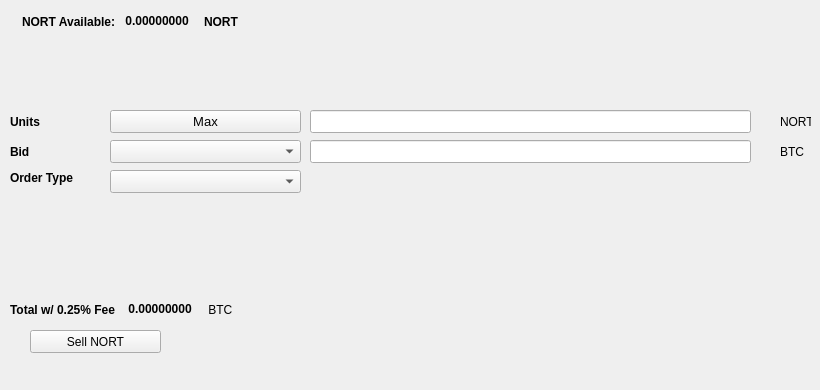
   <widget class="QWidget" name="SellTab">
    <attribute name="title">
     <string>Sell</string>
    </attribute>
    <widget class="QLabel" name="label_16">
     <property name="geometry">
      <rect>
       <x>780</x>
       <y>140</y>
       <width>31</width>
       <height>23</height>
      </rect>
     </property>
     <property name="text">
      <string>BTC</string>
     </property>
    </widget>
    <widget class="QComboBox" name="SellBidcomboBox">
     <property name="geometry">
      <rect>
       <x>110</x>
       <y>140</y>
       <width>191</width>
       <height>23</height>
      </rect>
     </property>
     <property name="font">
      <font>
       <pointsize>10</pointsize>
      </font>
     </property>
    </widget>
    <widget class="QLabel" name="label_18">
     <property name="geometry">
      <rect>
       <x>10</x>
       <y>110</y>
       <width>46</width>
       <height>23</height>
      </rect>
     </property>
     <property name="font">
      <font>
       <weight>75</weight>
       <bold>true</bold>
      </font>
     </property>
     <property name="text">
      <string>Units</string>
     </property>
    </widget>
    <widget class="QPushButton" name="Sell_Max_Amount">
     <property name="geometry">
      <rect>
       <x>110</x>
       <y>110</y>
       <width>191</width>
       <height>23</height>
      </rect>
     </property>
     <property name="font">
      <font>
       <pointsize>10</pointsize>
      </font>
     </property>
     <property name="text">
      <string>Max</string>
     </property>
    </widget>
    <widget class="QLabel" name="label_20">
     <property name="geometry">
      <rect>
       <x>10</x>
       <y>170</y>
       <width>91</width>
       <height>16</height>
      </rect>
     </property>
     <property name="font">
      <font>
       <weight>75</weight>
       <bold>true</bold>
      </font>
     </property>
     <property name="text">
      <string>Order Type</string>
     </property>
    </widget>
    <widget class="QComboBox" name="SellOrdertypeCombo">
     <property name="geometry">
      <rect>
       <x>110</x>
       <y>170</y>
       <width>191</width>
       <height>23</height>
      </rect>
     </property>
     <property name="font">
      <font>
       <pointsize>10</pointsize>
      </font>
     </property>
    </widget>
    <widget class="QLabel" name="label_21">
     <property name="geometry">
      <rect>
       <x>10</x>
       <y>140</y>
       <width>46</width>
       <height>23</height>
      </rect>
     </property>
     <property name="font">
      <font>
       <weight>75</weight>
       <bold>true</bold>
      </font>
     </property>
     <property name="text">
      <string>Bid</string>
     </property>
    </widget>
    <widget class="QLabel" name="label_22">
     <property name="geometry">
      <rect>
       <x>780</x>
       <y>110</y>
       <width>31</width>
       <height>23</height>
      </rect>
     </property>
     <property name="text">
      <string>NORT</string>
     </property>
    </widget>
    <widget class="QLineEdit" name="UnitsInputNORT">
     <property name="geometry">
      <rect>
       <x>310</x>
       <y>110</y>
       <width>441</width>
       <height>23</height>
      </rect>
     </property>
     <property name="font">
      <font>
       <pointsize>9</pointsize>
       <weight>75</weight>
       <bold>true</bold>
      </font>
     </property>
    </widget>
    <widget class="QLineEdit" name="SellBidPriceEdit">
     <property name="geometry">
      <rect>
       <x>310</x>
       <y>140</y>
       <width>441</width>
       <height>23</height>
      </rect>
     </property>
     <property name="font">
      <font>
       <pointsize>9</pointsize>
       <weight>75</weight>
       <bold>true</bold>
      </font>
     </property>
    </widget>
    <widget class="QPushButton" name="SellNORTBTN">
     <property name="geometry">
      <rect>
       <x>30</x>
       <y>330</y>
       <width>131</width>
       <height>23</height>
      </rect>
     </property>
     <property name="text">
      <string>Sell NORT</string>
     </property>
     <property name="icon">
      <iconset resource="../northern">
       <normaloff>:/icons/bitcoin</normaloff>:/icons/bitcoin</iconset>
     </property>
    </widget>
    <widget class="QWidget" name="layoutWidget3">
     <property name="geometry">
      <rect>
       <x>22</x>
       <y>12</y>
       <width>258</width>
       <height>19</height>
      </rect>
     </property>
     <layout class="QHBoxLayout" name="horizontalLayout">
      <item>
       <widget class="QLabel" name="label232_2">
        <property name="font">
         <font>
          <weight>75</weight>
          <bold>true</bold>
         </font>
        </property>
        <property name="text">
         <string>NORT Available:</string>
        </property>
       </widget>
      </item>
      <item>
       <widget class="QLabel" name="NORTAvailableLabel">
        <property name="palette">
         <palette>
          <active>
           <colorrole role="WindowText">
            <brush brushstyle="SolidPattern">
             <color alpha="255">
              <red>0</red>
              <green>0</green>
              <blue>0</blue>
             </color>
            </brush>
           </colorrole>
           <colorrole role="Button">
            <brush brushstyle="SolidPattern">
             <color alpha="255">
              <red>0</red>
              <green>170</green>
              <blue>0</blue>
             </color>
            </brush>
           </colorrole>
           <colorrole role="Light">
            <brush brushstyle="SolidPattern">
             <color alpha="255">
              <red>0</red>
              <green>255</green>
              <blue>0</blue>
             </color>
            </brush>
           </colorrole>
           <colorrole role="Midlight">
            <brush brushstyle="SolidPattern">
             <color alpha="255">
              <red>0</red>
              <green>212</green>
              <blue>0</blue>
             </color>
            </brush>
           </colorrole>
           <colorrole role="Dark">
            <brush brushstyle="SolidPattern">
             <color alpha="255">
              <red>0</red>
              <green>85</green>
              <blue>0</blue>
             </color>
            </brush>
           </colorrole>
           <colorrole role="Mid">
            <brush brushstyle="SolidPattern">
             <color alpha="255">
              <red>0</red>
              <green>113</green>
              <blue>0</blue>
             </color>
            </brush>
           </colorrole>
           <colorrole role="Text">
            <brush brushstyle="SolidPattern">
             <color alpha="255">
              <red>0</red>
              <green>170</green>
              <blue>0</blue>
             </color>
            </brush>
           </colorrole>
           <colorrole role="BrightText">
            <brush brushstyle="SolidPattern">
             <color alpha="255">
              <red>255</red>
              <green>255</green>
              <blue>255</blue>
             </color>
            </brush>
           </colorrole>
           <colorrole role="ButtonText">
            <brush brushstyle="SolidPattern">
             <color alpha="255">
              <red>0</red>
              <green>0</green>
              <blue>0</blue>
             </color>
            </brush>
           </colorrole>
           <colorrole role="Base">
            <brush brushstyle="SolidPattern">
             <color alpha="255">
              <red>255</red>
              <green>255</green>
              <blue>255</blue>
             </color>
            </brush>
           </colorrole>
           <colorrole role="Window">
            <brush brushstyle="SolidPattern">
             <color alpha="255">
              <red>0</red>
              <green>170</green>
              <blue>0</blue>
             </color>
            </brush>
           </colorrole>
           <colorrole role="Shadow">
            <brush brushstyle="SolidPattern">
             <color alpha="255">
              <red>0</red>
              <green>0</green>
              <blue>0</blue>
             </color>
            </brush>
           </colorrole>
           <colorrole role="AlternateBase">
            <brush brushstyle="SolidPattern">
             <color alpha="255">
              <red>127</red>
              <green>212</green>
              <blue>127</blue>
             </color>
            </brush>
           </colorrole>
           <colorrole role="ToolTipBase">
            <brush brushstyle="SolidPattern">
             <color alpha="255">
              <red>255</red>
              <green>255</green>
              <blue>220</blue>
             </color>
            </brush>
           </colorrole>
           <colorrole role="ToolTipText">
            <brush brushstyle="SolidPattern">
             <color alpha="255">
              <red>0</red>
              <green>0</green>
              <blue>0</blue>
             </color>
            </brush>
           </colorrole>
          </active>
          <inactive>
           <colorrole role="WindowText">
            <brush brushstyle="SolidPattern">
             <color alpha="255">
              <red>0</red>
              <green>0</green>
              <blue>0</blue>
             </color>
            </brush>
           </colorrole>
           <colorrole role="Button">
            <brush brushstyle="SolidPattern">
             <color alpha="255">
              <red>0</red>
              <green>170</green>
              <blue>0</blue>
             </color>
            </brush>
           </colorrole>
           <colorrole role="Light">
            <brush brushstyle="SolidPattern">
             <color alpha="255">
              <red>0</red>
              <green>255</green>
              <blue>0</blue>
             </color>
            </brush>
           </colorrole>
           <colorrole role="Midlight">
            <brush brushstyle="SolidPattern">
             <color alpha="255">
              <red>0</red>
              <green>212</green>
              <blue>0</blue>
             </color>
            </brush>
           </colorrole>
           <colorrole role="Dark">
            <brush brushstyle="SolidPattern">
             <color alpha="255">
              <red>0</red>
              <green>85</green>
              <blue>0</blue>
             </color>
            </brush>
           </colorrole>
           <colorrole role="Mid">
            <brush brushstyle="SolidPattern">
             <color alpha="255">
              <red>0</red>
              <green>113</green>
              <blue>0</blue>
             </color>
            </brush>
           </colorrole>
           <colorrole role="Text">
            <brush brushstyle="SolidPattern">
             <color alpha="255">
              <red>0</red>
              <green>170</green>
              <blue>0</blue>
             </color>
            </brush>
           </colorrole>
           <colorrole role="BrightText">
            <brush brushstyle="SolidPattern">
             <color alpha="255">
              <red>255</red>
              <green>255</green>
              <blue>255</blue>
             </color>
            </brush>
           </colorrole>
           <colorrole role="ButtonText">
            <brush brushstyle="SolidPattern">
             <color alpha="255">
              <red>0</red>
              <green>0</green>
              <blue>0</blue>
             </color>
            </brush>
           </colorrole>
           <colorrole role="Base">
            <brush brushstyle="SolidPattern">
             <color alpha="255">
              <red>255</red>
              <green>255</green>
              <blue>255</blue>
             </color>
            </brush>
           </colorrole>
           <colorrole role="Window">
            <brush brushstyle="SolidPattern">
             <color alpha="255">
              <red>0</red>
              <green>170</green>
              <blue>0</blue>
             </color>
            </brush>
           </colorrole>
           <colorrole role="Shadow">
            <brush brushstyle="SolidPattern">
             <color alpha="255">
              <red>0</red>
              <green>0</green>
              <blue>0</blue>
             </color>
            </brush>
           </colorrole>
           <colorrole role="AlternateBase">
            <brush brushstyle="SolidPattern">
             <color alpha="255">
              <red>127</red>
              <green>212</green>
              <blue>127</blue>
             </color>
            </brush>
           </colorrole>
           <colorrole role="ToolTipBase">
            <brush brushstyle="SolidPattern">
             <color alpha="255">
              <red>255</red>
              <green>255</green>
              <blue>220</blue>
             </color>
            </brush>
           </colorrole>
           <colorrole role="ToolTipText">
            <brush brushstyle="SolidPattern">
             <color alpha="255">
              <red>0</red>
              <green>0</green>
              <blue>0</blue>
             </color>
            </brush>
           </colorrole>
          </inactive>
          <disabled>
           <colorrole role="WindowText">
            <brush brushstyle="SolidPattern">
             <color alpha="255">
              <red>0</red>
              <green>85</green>
              <blue>0</blue>
             </color>
            </brush>
           </colorrole>
           <colorrole role="Button">
            <brush brushstyle="SolidPattern">
             <color alpha="255">
              <red>0</red>
              <green>170</green>
              <blue>0</blue>
             </color>
            </brush>
           </colorrole>
           <colorrole role="Light">
            <brush brushstyle="SolidPattern">
             <color alpha="255">
              <red>0</red>
              <green>255</green>
              <blue>0</blue>
             </color>
            </brush>
           </colorrole>
           <colorrole role="Midlight">
            <brush brushstyle="SolidPattern">
             <color alpha="255">
              <red>0</red>
              <green>212</green>
              <blue>0</blue>
             </color>
            </brush>
           </colorrole>
           <colorrole role="Dark">
            <brush brushstyle="SolidPattern">
             <color alpha="255">
              <red>0</red>
              <green>85</green>
              <blue>0</blue>
             </color>
            </brush>
           </colorrole>
           <colorrole role="Mid">
            <brush brushstyle="SolidPattern">
             <color alpha="255">
              <red>0</red>
              <green>113</green>
              <blue>0</blue>
             </color>
            </brush>
           </colorrole>
           <colorrole role="Text">
            <brush brushstyle="SolidPattern">
             <color alpha="255">
              <red>0</red>
              <green>85</green>
              <blue>0</blue>
             </color>
            </brush>
           </colorrole>
           <colorrole role="BrightText">
            <brush brushstyle="SolidPattern">
             <color alpha="255">
              <red>255</red>
              <green>255</green>
              <blue>255</blue>
             </color>
            </brush>
           </colorrole>
           <colorrole role="ButtonText">
            <brush brushstyle="SolidPattern">
             <color alpha="255">
              <red>0</red>
              <green>85</green>
              <blue>0</blue>
             </color>
            </brush>
           </colorrole>
           <colorrole role="Base">
            <brush brushstyle="SolidPattern">
             <color alpha="255">
              <red>0</red>
              <green>170</green>
              <blue>0</blue>
             </color>
            </brush>
           </colorrole>
           <colorrole role="Window">
            <brush brushstyle="SolidPattern">
             <color alpha="255">
              <red>0</red>
              <green>170</green>
              <blue>0</blue>
             </color>
            </brush>
           </colorrole>
           <colorrole role="Shadow">
            <brush brushstyle="SolidPattern">
             <color alpha="255">
              <red>0</red>
              <green>0</green>
              <blue>0</blue>
             </color>
            </brush>
           </colorrole>
           <colorrole role="AlternateBase">
            <brush brushstyle="SolidPattern">
             <color alpha="255">
              <red>0</red>
              <green>170</green>
              <blue>0</blue>
             </color>
            </brush>
           </colorrole>
           <colorrole role="ToolTipBase">
            <brush brushstyle="SolidPattern">
             <color alpha="255">
              <red>255</red>
              <green>255</green>
              <blue>220</blue>
             </color>
            </brush>
           </colorrole>
           <colorrole role="ToolTipText">
            <brush brushstyle="SolidPattern">
             <color alpha="255">
              <red>0</red>
              <green>0</green>
              <blue>0</blue>
             </color>
            </brush>
           </colorrole>
          </disabled>
         </palette>
        </property>
        <property name="font">
         <font>
          <weight>75</weight>
          <bold>true</bold>
         </font>
        </property>
        <property name="text">
         <string> 0.00000000 </string>
        </property>
        <property name="textInteractionFlags">
         <set>Qt::LinksAccessibleByMouse|Qt::TextSelectableByKeyboard|Qt::TextSelectableByMouse</set>
        </property>
       </widget>
      </item>
      <item>
       <widget class="QLabel" name="labelNORT">
        <property name="font">
         <font>
          <weight>75</weight>
          <bold>true</bold>
         </font>
        </property>
        <property name="text">
         <string>NORT</string>
        </property>
       </widget>
      </item>
     </layout>
    </widget>
    <widget class="QWidget" name="layoutWidget">
     <property name="geometry">
      <rect>
       <x>10</x>
       <y>300</y>
       <width>268</width>
       <height>19</height>
      </rect>
     </property>
     <layout class="QHBoxLayout" name="horizontalLayout_2">
      <item>
       <widget class="QLabel" name="label_19">
        <property name="font">
         <font>
          <weight>75</weight>
          <bold>true</bold>
         </font>
        </property>
        <property name="text">
         <string>Total w/ 0.25% Fee </string>
        </property>
       </widget>
      </item>
      <item>
       <widget class="QLabel" name="SellCostLabel">
        <property name="palette">
         <palette>
          <active>
           <colorrole role="WindowText">
            <brush brushstyle="SolidPattern">
             <color alpha="255">
              <red>0</red>
              <green>0</green>
              <blue>0</blue>
             </color>
            </brush>
           </colorrole>
           <colorrole role="Button">
            <brush brushstyle="SolidPattern">
             <color alpha="255">
              <red>0</red>
              <green>170</green>
              <blue>0</blue>
             </color>
            </brush>
           </colorrole>
           <colorrole role="Light">
            <brush brushstyle="SolidPattern">
             <color alpha="255">
              <red>0</red>
              <green>255</green>
              <blue>0</blue>
             </color>
            </brush>
           </colorrole>
           <colorrole role="Midlight">
            <brush brushstyle="SolidPattern">
             <color alpha="255">
              <red>0</red>
              <green>212</green>
              <blue>0</blue>
             </color>
            </brush>
           </colorrole>
           <colorrole role="Dark">
            <brush brushstyle="SolidPattern">
             <color alpha="255">
              <red>0</red>
              <green>85</green>
              <blue>0</blue>
             </color>
            </brush>
           </colorrole>
           <colorrole role="Mid">
            <brush brushstyle="SolidPattern">
             <color alpha="255">
              <red>0</red>
              <green>113</green>
              <blue>0</blue>
             </color>
            </brush>
           </colorrole>
           <colorrole role="Text">
            <brush brushstyle="SolidPattern">
             <color alpha="255">
              <red>0</red>
              <green>170</green>
              <blue>0</blue>
             </color>
            </brush>
           </colorrole>
           <colorrole role="BrightText">
            <brush brushstyle="SolidPattern">
             <color alpha="255">
              <red>255</red>
              <green>255</green>
              <blue>255</blue>
             </color>
            </brush>
           </colorrole>
           <colorrole role="ButtonText">
            <brush brushstyle="SolidPattern">
             <color alpha="255">
              <red>0</red>
              <green>0</green>
              <blue>0</blue>
             </color>
            </brush>
           </colorrole>
           <colorrole role="Base">
            <brush brushstyle="SolidPattern">
             <color alpha="255">
              <red>255</red>
              <green>255</green>
              <blue>255</blue>
             </color>
            </brush>
           </colorrole>
           <colorrole role="Window">
            <brush brushstyle="SolidPattern">
             <color alpha="255">
              <red>0</red>
              <green>170</green>
              <blue>0</blue>
             </color>
            </brush>
           </colorrole>
           <colorrole role="Shadow">
            <brush brushstyle="SolidPattern">
             <color alpha="255">
              <red>0</red>
              <green>0</green>
              <blue>0</blue>
             </color>
            </brush>
           </colorrole>
           <colorrole role="AlternateBase">
            <brush brushstyle="SolidPattern">
             <color alpha="255">
              <red>127</red>
              <green>212</green>
              <blue>127</blue>
             </color>
            </brush>
           </colorrole>
           <colorrole role="ToolTipBase">
            <brush brushstyle="SolidPattern">
             <color alpha="255">
              <red>255</red>
              <green>255</green>
              <blue>220</blue>
             </color>
            </brush>
           </colorrole>
           <colorrole role="ToolTipText">
            <brush brushstyle="SolidPattern">
             <color alpha="255">
              <red>0</red>
              <green>0</green>
              <blue>0</blue>
             </color>
            </brush>
           </colorrole>
          </active>
          <inactive>
           <colorrole role="WindowText">
            <brush brushstyle="SolidPattern">
             <color alpha="255">
              <red>0</red>
              <green>0</green>
              <blue>0</blue>
             </color>
            </brush>
           </colorrole>
           <colorrole role="Button">
            <brush brushstyle="SolidPattern">
             <color alpha="255">
              <red>0</red>
              <green>170</green>
              <blue>0</blue>
             </color>
            </brush>
           </colorrole>
           <colorrole role="Light">
            <brush brushstyle="SolidPattern">
             <color alpha="255">
              <red>0</red>
              <green>255</green>
              <blue>0</blue>
             </color>
            </brush>
           </colorrole>
           <colorrole role="Midlight">
            <brush brushstyle="SolidPattern">
             <color alpha="255">
              <red>0</red>
              <green>212</green>
              <blue>0</blue>
             </color>
            </brush>
           </colorrole>
           <colorrole role="Dark">
            <brush brushstyle="SolidPattern">
             <color alpha="255">
              <red>0</red>
              <green>85</green>
              <blue>0</blue>
             </color>
            </brush>
           </colorrole>
           <colorrole role="Mid">
            <brush brushstyle="SolidPattern">
             <color alpha="255">
              <red>0</red>
              <green>113</green>
              <blue>0</blue>
             </color>
            </brush>
           </colorrole>
           <colorrole role="Text">
            <brush brushstyle="SolidPattern">
             <color alpha="255">
              <red>0</red>
              <green>170</green>
              <blue>0</blue>
             </color>
            </brush>
           </colorrole>
           <colorrole role="BrightText">
            <brush brushstyle="SolidPattern">
             <color alpha="255">
              <red>255</red>
              <green>255</green>
              <blue>255</blue>
             </color>
            </brush>
           </colorrole>
           <colorrole role="ButtonText">
            <brush brushstyle="SolidPattern">
             <color alpha="255">
              <red>0</red>
              <green>0</green>
              <blue>0</blue>
             </color>
            </brush>
           </colorrole>
           <colorrole role="Base">
            <brush brushstyle="SolidPattern">
             <color alpha="255">
              <red>255</red>
              <green>255</green>
              <blue>255</blue>
             </color>
            </brush>
           </colorrole>
           <colorrole role="Window">
            <brush brushstyle="SolidPattern">
             <color alpha="255">
              <red>0</red>
              <green>170</green>
              <blue>0</blue>
             </color>
            </brush>
           </colorrole>
           <colorrole role="Shadow">
            <brush brushstyle="SolidPattern">
             <color alpha="255">
              <red>0</red>
              <green>0</green>
              <blue>0</blue>
             </color>
            </brush>
           </colorrole>
           <colorrole role="AlternateBase">
            <brush brushstyle="SolidPattern">
             <color alpha="255">
              <red>127</red>
              <green>212</green>
              <blue>127</blue>
             </color>
            </brush>
           </colorrole>
           <colorrole role="ToolTipBase">
            <brush brushstyle="SolidPattern">
             <color alpha="255">
              <red>255</red>
              <green>255</green>
              <blue>220</blue>
             </color>
            </brush>
           </colorrole>
           <colorrole role="ToolTipText">
            <brush brushstyle="SolidPattern">
             <color alpha="255">
              <red>0</red>
              <green>0</green>
              <blue>0</blue>
             </color>
            </brush>
           </colorrole>
          </inactive>
          <disabled>
           <colorrole role="WindowText">
            <brush brushstyle="SolidPattern">
             <color alpha="255">
              <red>0</red>
              <green>85</green>
              <blue>0</blue>
             </color>
            </brush>
           </colorrole>
           <colorrole role="Button">
            <brush brushstyle="SolidPattern">
             <color alpha="255">
              <red>0</red>
              <green>170</green>
              <blue>0</blue>
             </color>
            </brush>
           </colorrole>
           <colorrole role="Light">
            <brush brushstyle="SolidPattern">
             <color alpha="255">
              <red>0</red>
              <green>255</green>
              <blue>0</blue>
             </color>
            </brush>
           </colorrole>
           <colorrole role="Midlight">
            <brush brushstyle="SolidPattern">
             <color alpha="255">
              <red>0</red>
              <green>212</green>
              <blue>0</blue>
             </color>
            </brush>
           </colorrole>
           <colorrole role="Dark">
            <brush brushstyle="SolidPattern">
             <color alpha="255">
              <red>0</red>
              <green>85</green>
              <blue>0</blue>
             </color>
            </brush>
           </colorrole>
           <colorrole role="Mid">
            <brush brushstyle="SolidPattern">
             <color alpha="255">
              <red>0</red>
              <green>113</green>
              <blue>0</blue>
             </color>
            </brush>
           </colorrole>
           <colorrole role="Text">
            <brush brushstyle="SolidPattern">
             <color alpha="255">
              <red>0</red>
              <green>85</green>
              <blue>0</blue>
             </color>
            </brush>
           </colorrole>
           <colorrole role="BrightText">
            <brush brushstyle="SolidPattern">
             <color alpha="255">
              <red>255</red>
              <green>255</green>
              <blue>255</blue>
             </color>
            </brush>
           </colorrole>
           <colorrole role="ButtonText">
            <brush brushstyle="SolidPattern">
             <color alpha="255">
              <red>0</red>
              <green>85</green>
              <blue>0</blue>
             </color>
            </brush>
           </colorrole>
           <colorrole role="Base">
            <brush brushstyle="SolidPattern">
             <color alpha="255">
              <red>0</red>
              <green>170</green>
              <blue>0</blue>
             </color>
            </brush>
           </colorrole>
           <colorrole role="Window">
            <brush brushstyle="SolidPattern">
             <color alpha="255">
              <red>0</red>
              <green>170</green>
              <blue>0</blue>
             </color>
            </brush>
           </colorrole>
           <colorrole role="Shadow">
            <brush brushstyle="SolidPattern">
             <color alpha="255">
              <red>0</red>
              <green>0</green>
              <blue>0</blue>
             </color>
            </brush>
           </colorrole>
           <colorrole role="AlternateBase">
            <brush brushstyle="SolidPattern">
             <color alpha="255">
              <red>0</red>
              <green>170</green>
              <blue>0</blue>
             </color>
            </brush>
           </colorrole>
           <colorrole role="ToolTipBase">
            <brush brushstyle="SolidPattern">
             <color alpha="255">
              <red>255</red>
              <green>255</green>
              <blue>220</blue>
             </color>
            </brush>
           </colorrole>
           <colorrole role="ToolTipText">
            <brush brushstyle="SolidPattern">
             <color alpha="255">
              <red>0</red>
              <green>0</green>
              <blue>0</blue>
             </color>
            </brush>
           </colorrole>
          </disabled>
         </palette>
        </property>
        <property name="font">
         <font>
          <weight>75</weight>
          <bold>true</bold>
         </font>
        </property>
        <property name="autoFillBackground">
         <bool>false</bool>
        </property>
        <property name="text">
         <string> 0.00000000</string>
        </property>
        <property name="textInteractionFlags">
         <set>Qt::LinksAccessibleByMouse|Qt::TextSelectableByMouse</set>
        </property>
       </widget>
      </item>
      <item>
       <widget class="QLabel" name="label_17">
        <property name="font">
         <font>
          <weight>50</weight>
          <bold>false</bold>
         </font>
        </property>
        <property name="text">
         <string> BTC</string>
        </property>
       </widget>
      </item>
     </layout>
    </widget>
    <widget class="QLabel" name="label_23">
     <property name="geometry">
      <rect>
       <x>460</x>
       <y>300</y>
       <width>281</width>
       <height>81</height>
      </rect>
     </property>
     <property name="text">
      <string/>
     </property>
     <property name="pixmap">
      <pixmap>:/images/bittrex</pixmap>
     </property>
    </widget>
   </widget>
